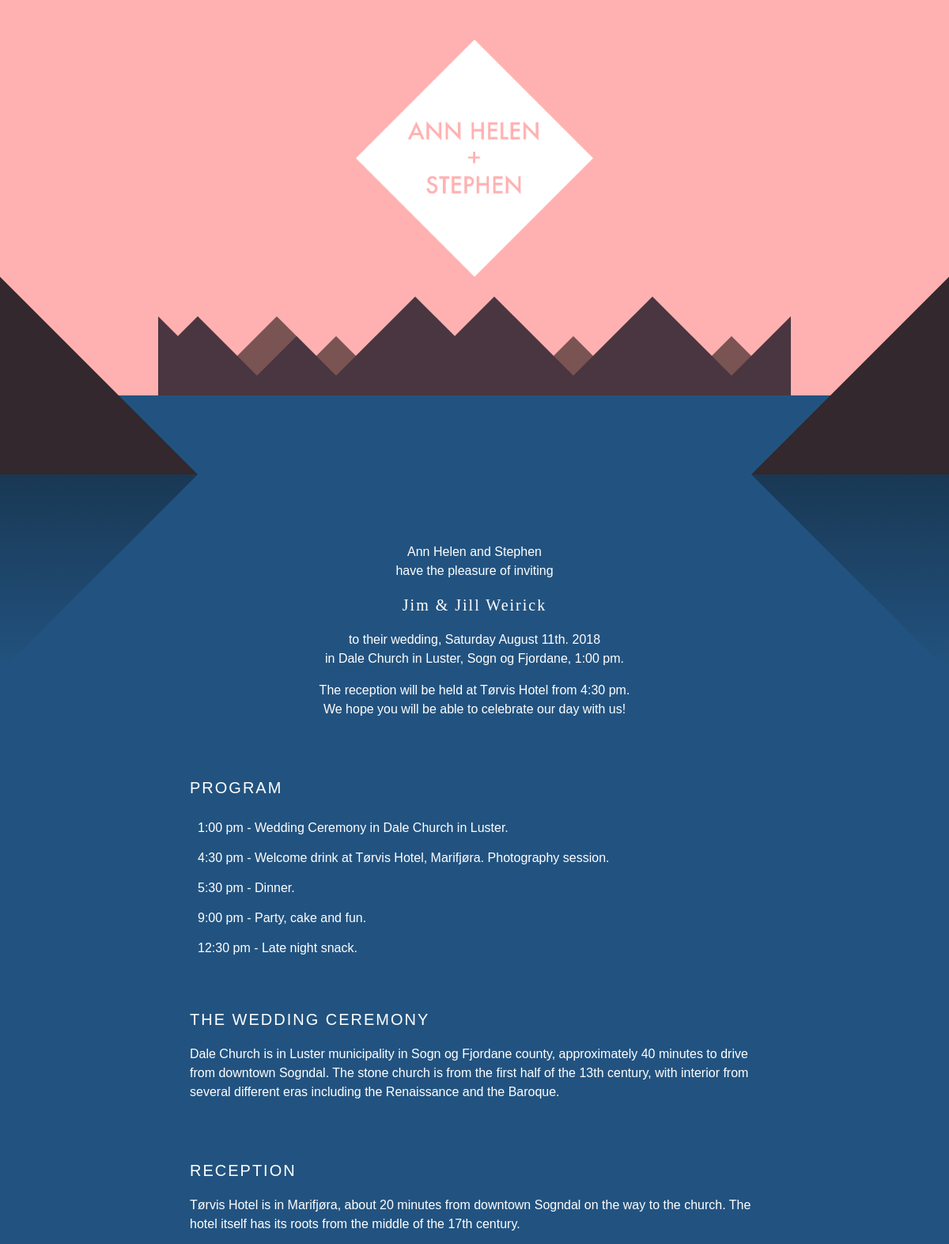
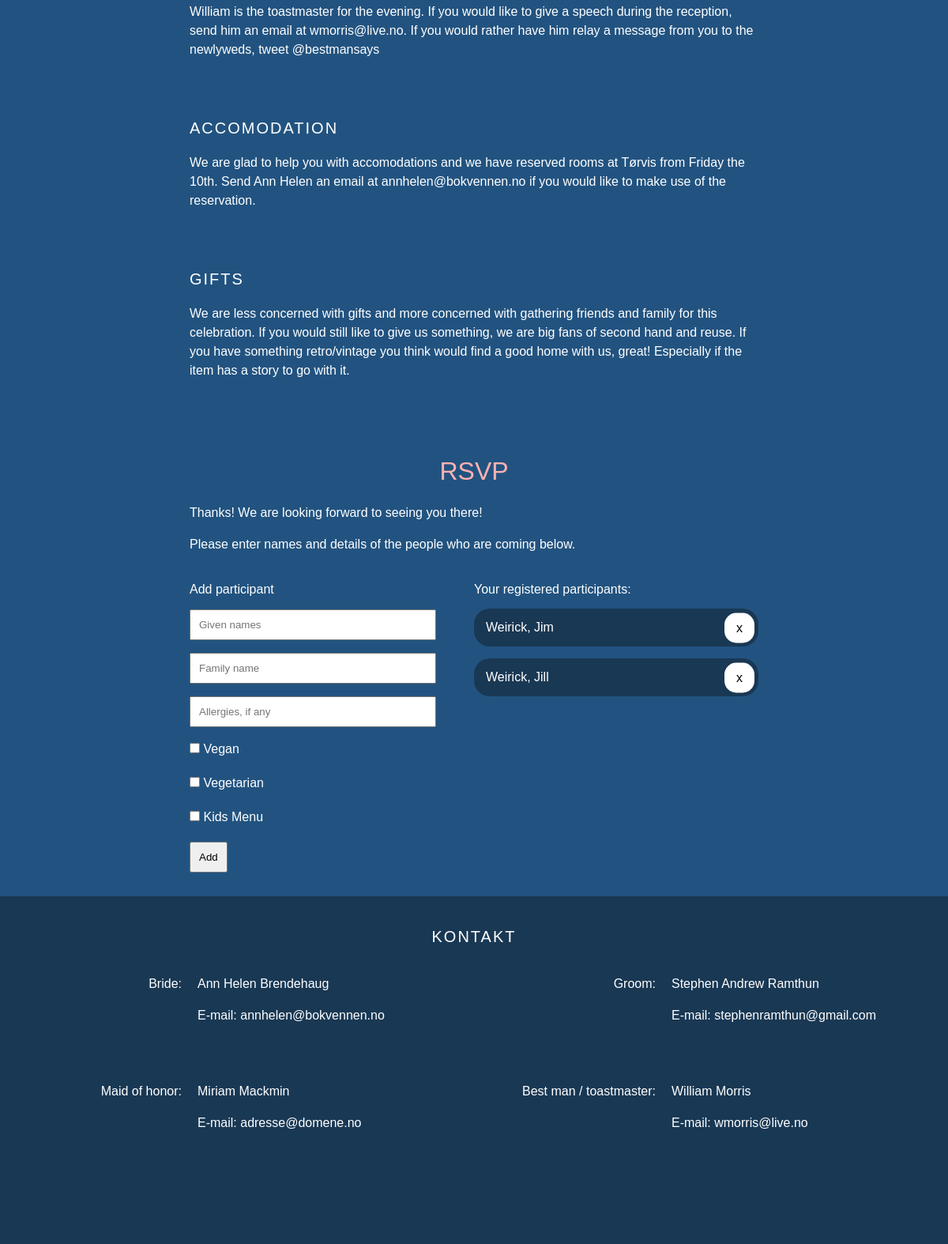
The page /main (signed in) on the database its author committed (2 pictures, top to bottom).
### app/models.py (models this page shows, shortened)
class User(db.Model):
    user_id = db.Column(db.String(8), primary_key = True)
    invite_text = db.Column(db.String(60), nullable = False)
    language = db.Column(db.String(2), nullable = False)
    answer = db.Column(db.Boolean())

class Person(db.Model):
    id         = db.Column(db.Integer, primary_key = True)
    first_name = db.Column(db.String(64))
    last_name  = db.Column(db.String(64))
    user_id    = db.Column(db.String(8), db.ForeignKey("user.user_id"), nullable = False)
    def __repr__(self):
        return '{}, {}'.format(self.last_name, self.first_name)

### app/views.py (the view)
@app.route('/main', methods = ['GET', 'POST'])
@login_required
def main():
    loc = translator.get_localized_dict(current_user.language)
    user = models.User.query.filter_by(user_id = current_user.user_id).first()
    registered = models.Person.query.filter_by(user_id = current_user.user_id)
    accepted = True
    answered = True
    form = None
    if user.answer == None:
        accepted = False
        answered = False
        form = AnswerForm()
        form.answer.choices = [
            ('yes', loc['rsvp_1']),
            ('no', loc['rsvp_2'])
        ]
    elif user.answer:
        accepted = True
        form = RegisterForm()
    else:
        accepted = False
    return render_template('main.html',
                           authenticated = True,
                           invite_text = current_user.invite_text,
                           registered = registered,
                           accepted = accepted,
                           answered = answered,
                           form = form,
                           loc = loc,
                           lang = current_user.language)

### app/forms.py
class RegisterForm(FlaskForm):
    first_name = StringField('first_name', validators = [InputRequired()])
    last_name = StringField('last_name', validators = [InputRequired()])
    allergies = StringField('allergies')
    vegan = BooleanField('vegan')
    vegetarian = BooleanField('vegetarian')
    kids_menu = BooleanField('kids_menu')

### app/translator.py (called while the page is built)
    def get_localized_dict(self, language):
        return self.strings[language]

### app/views.py (called while the page is built)
@login_manager.user_loader
def load_user(user_id):
    return models.User.query.filter_by(user_id = user_id).first()

### app/templates/main.html (shortened to what this page needs)
{% extends 'index.html' %}
{% block content %}
<div id="content-offset"></div>
<div class="sea"></div>
<div id="content-wrapper">
    <div class="container">
        <div class="intro">
            <p>{{ loc['header1'] }}<br>{{ loc['header2'] }}</p>
            <p><h3>{{ invite_text }}</h3></p>
            <p>{{ loc['header3'] }}<br>{{ loc['header4'] }}</p>
            <p>{{ loc['header5'] }}</p>
        </div>
    </div>
    <div class="container">
        <h3 class="title">{{ loc['program_header'] }}</h3>
        <ul>
            <li><a>{{ loc['program_body_1'] }}</a></li>
            <li><a>{{ loc['program_body_2'] }}</a></li>
            <li><a>{{ loc['program_body_3'] }}</a></li>
            <li><a>{{ loc['program_body_4'] }}</a></li>
            <li><a>{{ loc['program_body_5'] }}</a></li>
        </ul>
    </div>
    <div class="container">
        <h3 class="title">{{ loc['wedding_header'] }}</h3>
        <p>{{ loc['wedding_body'] }}</p>
    </div>
    <div class="container">
        <h3 class="title">{{ loc['reception_header'] }}</h3>
        <p>{{ loc['reception_body_1'] }}</p>
        <p>{{ loc['reception_body_2'] }}</p>
    </div>
    <div class="container">
        <h3 class="title">{{ loc['accomodation_header'] }}</h3>
        <p>{{ loc['accomodation_body'] }}</p>
    </div>
    <div class="container">
        <h3 class="title">{{ loc['gifts_header'] }}</h3>
        <p>{{ loc['gifts_body'] }}</p>
    </div>
    <div id="rsvp" class="container rsvp">
        <h1>RSVP</h1>
        {% if accepted and answered %}
        <p>{{ loc['reg_answer_1'] }}</p>
        <p>{{ loc['reg_answer_2'] }}</p>
        <div>
            <a>{{ loc['reg'] }}</a>
            {% if registered %}
            <ul id="reg_list">
                {% for person in registered %}
                <li>{{ person }} <a id="{{ person }}" onclick="javascript:deleteParticipant(this.id)">x</a></li>
                {% endfor %}
            </ul>
            {% endif %}
        </div>
        <div>
            <a>{{ loc['reg_8'] }}</a>
            <form id="register_form" action="/register" method="post">
                <p>{{ form.first_name(placeholder = loc['reg_1']) }}</p>
                <p>{{ form.last_name(placeholder = loc['reg_2']) }}</p>
                <p>{{ form.allergies(placeholder = loc['reg_3']) }}</p>
                <p>{{ form.vegetarian() }} {{ loc['reg_4'] }}</p>
                <p>{{ form.vegan() }} {{ loc['reg_5'] }}</p>
                <p>{{ form.kids_menu() }} {{ loc['reg_6'] }}</p>
                <input type="submit" value="{{ loc['reg_9'] }}">
            </form>
        </div>
        {% elif answered %}
        <p>{{ loc['reg_answer_3'] }}</p>
        {% endif %}
    </div>
</div>
<div class="footer">
    <h3 class="title">KONTAKT</h3>
    <div class="contact">
        <div>
            <p>{{ loc['contact_1'] }}:</p>
        </div>
        <div>
            <p>Ann Helen Brendehaug</p>
            <p>{{ loc['contact_5'] }}: annhelen@bokvennen.no</p>
        </div>
    </div>
    <div class="contact">
        <div>
            <p>{{ loc['contact_2'] }}:</p>
        </div>
        <div>
            <p>Stephen Andrew Ramthun</p>
            <p>{{ loc['contact_5'] }}: stephenramthun@gmail.com</p>
        </div>
    </div>
    <div class="contact">
        <div>
            <p>{{ loc['contact_3'] }}:</p>
        </div>
        <div>
            <p>Miriam Mackmin</p>
            <p>{{ loc['contact_5'] }}: adresse@domene.no</p>
        </div>
    </div>
    <div class="contact">
        <div>
            <p>{{ loc['contact_4'] }} / toastmaster:</p>
        </div>
        <div>
            <p>William Morris</p>
            <p>{{ loc['contact_5'] }}: wmorris@live.no</p>
        </div>
    </div>
</div>
{% endblock %}

### app/templates/index.html (shortened to what this page needs)
<!doctype html>
<html>
    <head>
        <link href="static/style.css" rel="stylesheet" type="text/css">
    </head>
    <body>
        {% if authenticated %}
        <img id="banner" src="static/banner.png"></div>
        {% endif %}
        <div class="background-wrapper">
            <div class="background sky">
                <canvas id="mountains"></canvas>
            </div>
            <div id="content">
                {% block content %}{% endblock %}
            </div>
            <canvas id="left-mountain" class="side-mountain"></canvas>
            <canvas id="right-mountain" class="side-mountain"></canvas>
        </div>
    </body>
</html>

### app/static/style.css (style rules this page uses)
div { padding: 0; margin: 0; }
body { font-family: 'Helvetica', sans-serif; background-color: #225380; color: #222222; margin: 0; padding: 0; height: 100%; }
p { line-height: 150%; }
input { margin: 0px 10px 10px 10px; padding: 10px; }
h1 { font-family: 'Futura', sans-serif; font-weight: 100; color: #FFB1B1; text-align: center; }
h3 { font-family: 'Futura'; font-weight: 100; font-size: 15pt; letter-spacing: 2px; color: #323232; }
ul { list-style-type: none; list-style: none; margin: 0; padding: 0; }
#mountains { position: absolute; left: 50%; transform: translate(-50%, 0); margin: 0; padding: 0; bottom: 0px; background-color: }
.background-wrapper { position: absolute; width: 100%; min-height: 100vh; top: 0; overflow: hidden; }
.side-mountain { position: absolute; top: 350px; z-index: 4; }
#left-mountain { left: 0px; transform: translate(-50%, 0); }
#right-mountain { right: 0px; transform: translate(50%, 0); }
.title { font-family: 'Futura', sans-serif; font-weight: 100; color: white; }
.intro { padding-top: 100px; text-align: center; max-width: 400px; margin-left: auto; margin-right: auto; }
.container { padding: 20px 40px 20px 40px; margin-left: auto; margin-right: auto; }
.container li { padding: 10px; }
#content { position: relative; width: 100vw; height: auto; top: 0; overflow-x: hidden; }
#content-offset { width: 100%; height: 500px; }
#content-wrapper { position: relative; color: white; width: 100vw; max-width: 800px; margin: auto; overflow-x: hidden; z-index: 3; background-color: #225380; }
#content-wrapper h3 { color: white; }
.background { position: absolute; width: 100%; }
.sky { background-color: #FFB1B1; height: 500px; }
.sea { background-color: #225380; width: 100%; height: 50px; }
#banner { position: fixed; width: 300px; height: auto; top: 50px; left: 50%; transform: translate(-50%, 0); z-index: 2; }
.rsvp { padding-top: 40px; }
.rsvp input { margin-left: auto; margin-right: auto; }
.rsvp div { float: right; padding: 20px 0px 20px 0px; width: 50%; }
.rsvp div input[type="text"] { margin: 0; width: 80%; }
#reg_list a { float: right; border: none; border-radius: 15px; padding: 10px 15px; background-color: white; color: black; transform: translate(0, -25%); }
#reg_list li { border: 0 none; border-radius: 20px; background-color: #193854; padding: 15px 5px 15px 15px; margin-top: 15px; }
.footer { position: relative; width: 100%; min-height: 400px; background-color: #193854; padding-top: 20px; padding-bottom: 20px; z-index: 10000; }
.footer h3 { text-align: center; }
.contact { position: relative; background-color: #193854; width: 50%; float: left; }
.contact div { position: relative; float: left; }
.contact div:nth-child(odd) { width: 40%; text-align: right; }
.contact div:nth-child(even) { width: 60%; }
.contact div:last-child { padding-bottom: 40px; }
.contact p { margin-right: 10px; margin-left: 10px; color: white; }

### rows shown on the page
User: invite_text "Jim & Jill Weirick"
Person: last_name+first_name "Weirick, Jim"
Person: last_name+first_name "Weirick, Jill"

### other values the page prints
{{ loc['header1'] }} "Ann Helen and Stephen"
{{ loc['header2'] }} "have the pleasure of inviting"
{{ loc['header3'] }} "to their wedding, Saturday August 11th. 2018"
{{ loc['header4'] }} "in Dale Church in Luster, Sogn og Fjordane, 1:00 pm."
{{ loc['header5'] }} "The reception will be held at Tørvis Hotel from 4:30 pm. We hope you will be able to celebrate our day with us!"
{{ loc['program_header'] }} "PROGRAM"
{{ loc['program_body_1'] }} "1:00 pm - Wedding Ceremony in Dale Church in Luster."
{{ loc['program_body_2'] }} "4:30 pm - Welcome drink at Tørvis Hotel, Marifjøra. Photography session."
{{ loc['program_body_3'] }} "5:30 pm - Dinner."
{{ loc['program_body_4'] }} "9:00 pm - Party, cake and fun."
{{ loc['program_body_5'] }} "12:30 pm - Late night snack."
{{ loc['wedding_header'] }} "THE WEDDING CEREMONY"
{{ loc['reception_header'] }} "RECEPTION"
{{ loc['reception_body_1'] }} "Tørvis Hotel is in Marifjøra, about 20 minutes from downtown Sogndal on the way to the church. The hotel itself has its roots from the middle of the 17th century."
{{ loc['accomodation_header'] }} "ACCOMODATION"
